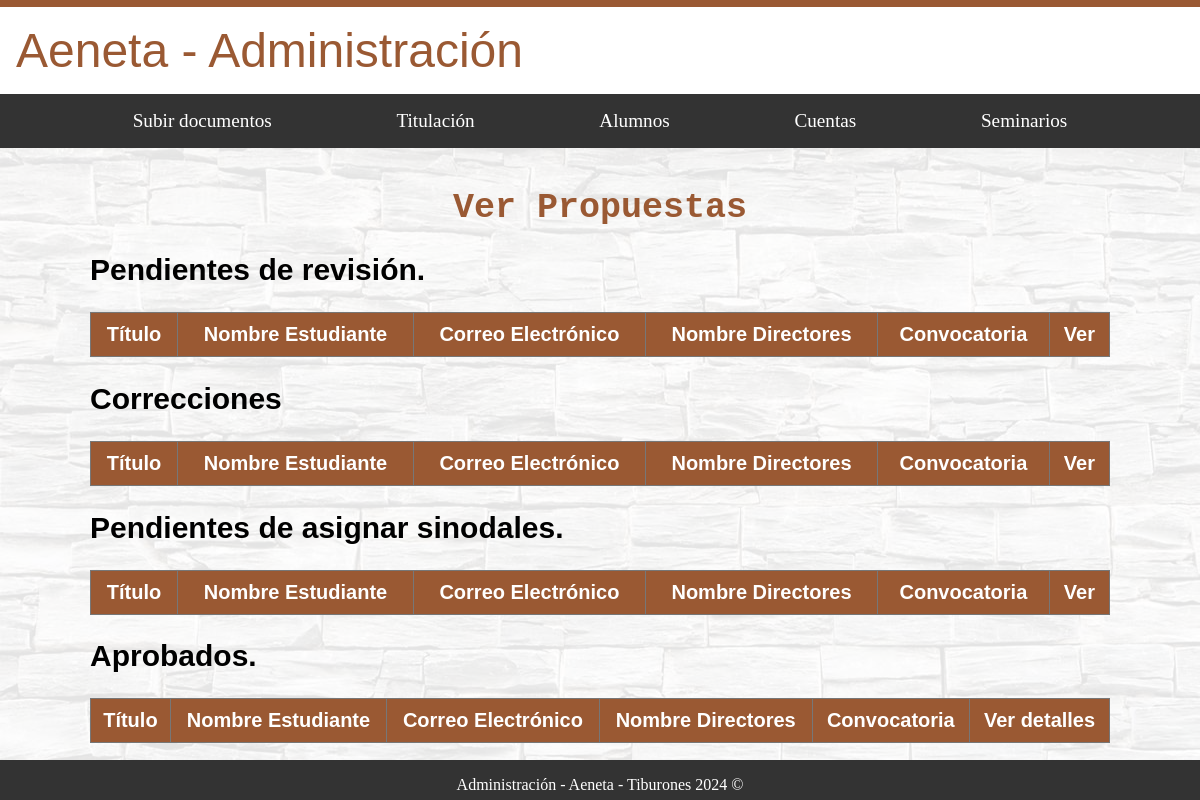
Before: /administracion/alumnos/revisar_propuestas_titulacion/ with the older database file.
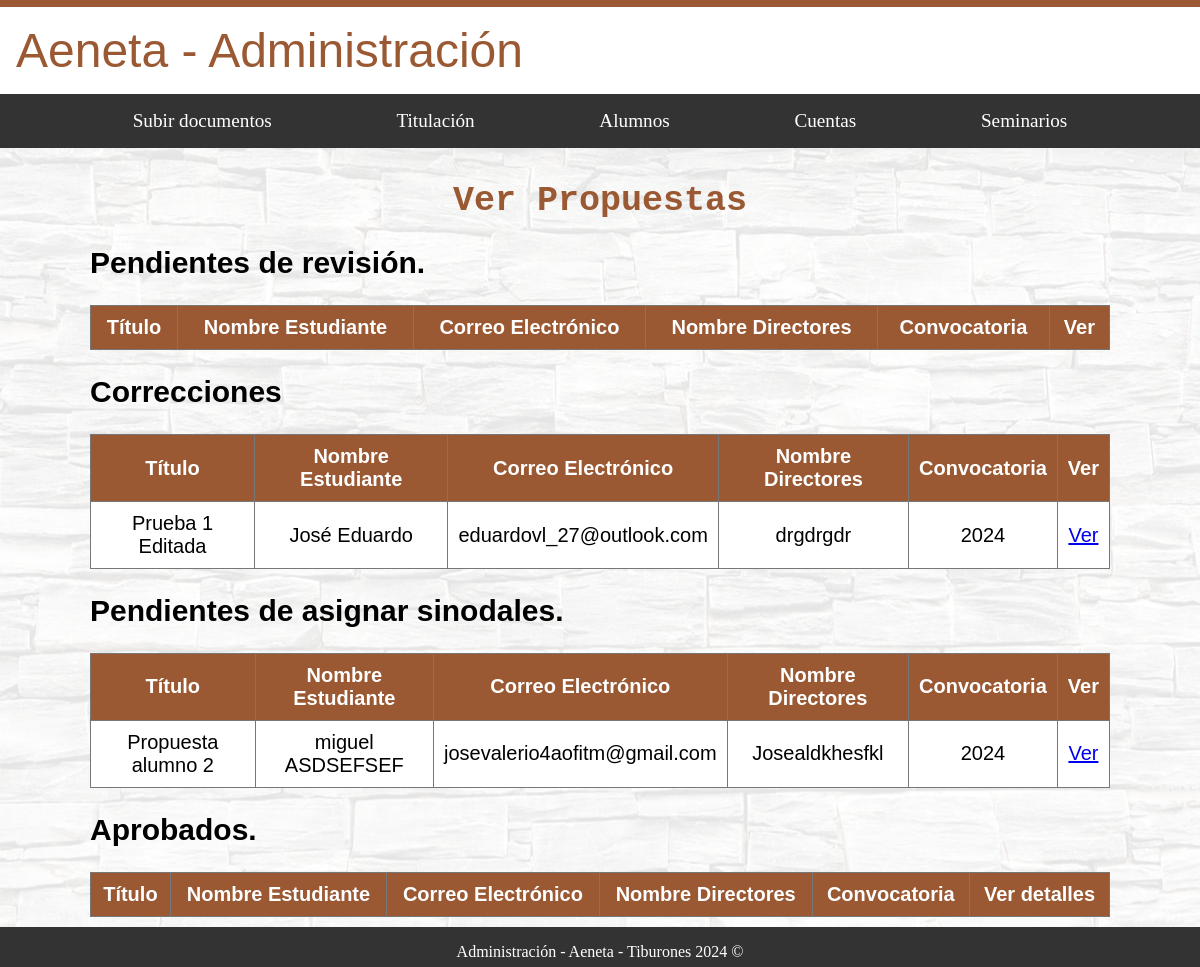
After: the same page with the newer database file.
### alumnos/models.py (models this page shows, shortened)
class DocumentoPropuestaAlumno(models.Model):
    titulo = models.CharField(max_length=255)
    nombre_estudiante = models.CharField(max_length=100)  # Se llenará automáticamente
    correo_electronico = models.EmailField()  # Se llenará automáticamente
    nombre_directores = models.CharField(max_length=255)
    resumen = models.TextField()
    objetivos = models.TextField()
    metodologia = models.TextField()
    palabras_clave = models.CharField(max_length=255)
    referencias = models.TextField()
    convocatoria = models.CharField(max_length=4, default="2024")
    enviado = models.BooleanField(default=False)
    aceptado = models.BooleanField(default=False)
    sinodales = models.BooleanField(default=False)
    alumno = models.ForeignKey(settings.AUTH_USER_MODEL, on_delete=models.CASCADE)

### administracion/views.py (the view)
# urls.py: path('alumnos/revisar_propuestas_titulacion/', AdministracionDocumentosPrupuestaAlumnos.as_view(), name='revisar_propuestas_titulacion'),
class AdministracionDocumentosPrupuestaAlumnos(TemplateView):
    template_name = 'administracion/alumnos/revisar_propuestas_titulacion.html'
    def get(self, request, *args, **kwargs):
        propuestas_pendientes_revision = DocumentoPropuestaAlumno.objects.filter(revisarpropuesta__revisado=False, enviado=True)
        propuestas_correcciones = DocumentoPropuestaAlumno.objects.filter(revisarpropuesta__revisado=True, revisarpropuesta__aceptado=False)
        propuestas_pendientes_sinodales = DocumentoPropuestaAlumno.objects.filter(revisarpropuesta__aceptado=True, sinodales=False)
        propuestas_aprobadas = DocumentoPropuestaAlumno.objects.filter(revisarpropuesta__aceptado=True, sinodales=True)
        context = {
            'propuestas_pendientes_revision': propuestas_pendientes_revision,
            'propuestas_correcciones': propuestas_correcciones,
            'propuestas_pendientes_sinodales': propuestas_pendientes_sinodales,
            'propuestas_aprobadas': propuestas_aprobadas
        }
        return self.render_to_response(context)

### administracion/templates/administracion/alumnos/revisar_propuestas_titulacion.html (shortened to what this page needs)
{% extends "base_generic_Administracion.html" %}
{% block content %}
<div id="fondo">
  <div class="contenedor_principal letra_texto">
    <h1 class="letra_titulos">Ver Propuestas</h1>
    <div>
      <h2>Pendientes de revisión.</h2>
      <table>
        <thead>
          <tr>
            <th>Título</th>
            <th>Nombre Estudiante</th>
            <th>Correo Electrónico</th>
            <th>Nombre Directores</th>
            <th>Convocatoria</th>
            <th>Ver</th>
          </tr>
        </thead>
      </table>
    </div>
    <div>
      <h2>Correcciones</h2>
      <table>
        <thead>
          <tr>
            <th>Título</th>
            <th>Nombre Estudiante</th>
            <th>Correo Electrónico</th>
            <th>Nombre Directores</th>
            <th>Convocatoria</th>
            <th>Ver</th>
          </tr>
        </thead>
        <tbody>
          {% for propuesta in propuestas_correcciones %}
            <tr>
              <td>{{ propuesta.titulo }}</td>
              <td>{{ propuesta.nombre_estudiante }}</td>
              <td>{{ propuesta.correo_electronico }}</td>
              <td>{{ propuesta.nombre_directores }}</td>
              <td>{{ propuesta.convocatoria }}</td>
              <td><a href="{% url 'administracion:individual_revisar_p' pk=propuesta.pk %}">Ver</a></td>
            </tr>
          {% endfor %}
        </tbody>
      </table>
    </div>
    <div>
      <h2>Pendientes de asignar sinodales.</h2>
      <table>
        <thead>
          <tr>
            <th>Título</th>
            <th>Nombre Estudiante</th>
            <th>Correo Electrónico</th>
            <th>Nombre Directores</th>
            <th>Convocatoria</th>
            <th>Ver</th>
          </tr>
        </thead>
        <tbody>
          {% for propuesta in propuestas_pendientes_sinodales %}
            <tr>
              <td>{{ propuesta.titulo }}</td>
              <td>{{ propuesta.nombre_estudiante }}</td>
              <td>{{ propuesta.correo_electronico }}</td>
              <td>{{ propuesta.nombre_directores }}</td>
              <td>{{ propuesta.convocatoria }}</td>
              <td><a href="{% url 'administracion:asignar_sinodales' pk=propuesta.pk %}">Ver</a></td>
            </tr>
          {% endfor %}
        </tbody>
      </table>
    </div>
    <div>
      <h2>Aprobados.</h2>
      <table>
        <thead>
          <tr>
            <th>Título</th>
            <th>Nombre Estudiante</th>
            <th>Correo Electrónico</th>
            <th>Nombre Directores</th>
            <th>Convocatoria</th>
            <th>Ver detalles</th>
          </tr>
        </thead>
      </table>
    </div>
  </div>
</div>
{% endblock %}

### administracion/templates/base_generic_Administracion.html (shortened to what this page needs)
<!DOCTYPE html>
{%load static %}
<html lang="es">
<head>
    <link rel="stylesheet" type="text/css" href="{% static 'styles/home_administracion.css' %}">
    <link rel="stylesheet" type="text/css" href="{% static 'styles/subirDoc.css' %}">
    <link rel="stylesheet" type="text/css" href="{% static 'styles/base.css' %}">
    <link rel="stylesheet" type="text/css" href="{% static 'styles/informacion.css' %}">
    <link rel="stylesheet" type="text/css" href="{% static 'styles/nav_bar.css' %}">
    <link rel="stylesheet" type="text/css" href="{% static 'styles/alumno.css' %}">
    <link rel="stylesheet" type="text/css" href="{% static 'styles/crear_cuentas.css' %}">
    <link rel="stylesheet" type="text/css" href="{% static 'styles/administrar_cuentas.css' %}">
    <link rel="stylesheet" type="text/css" href="{% static 'styles/paginacion.css' %}">
    <link rel="stylesheet" type="text/css" href="{% static 'styles/calendario_titulacion.css' %}">
    <link rel="stylesheet" href="https://cdnjs.cloudflare.com/ajax/libs/font-awesome/6.0.0-beta3/css/all.min.css">
</head>
<body>
    <div id="nombre_sistema" class="header-flex-container">
        <a href="{% url 'administracion:home' %}">
            <span>Aeneta - Administración</span>
        </a>
    </div>
    <nav class="nav_bar" aria-label="Navegación principal">
        <a class="nav-link" href="{% url 'administracion:subir_documento' %}">Subir documentos</a>
        <div class="dropdown">
            <a class="nav-link">Titulación</a>
        </div>
        <div class="dropdown">
            <a class="nav-link" href="{% url 'administracion:alumnos' %}">Alumnos</a>
        </div>
        <div class="dropdown">
            <a class="nav-link">Cuentas</a>
        </div>
        <a class="nav-link" href="{% url 'administracion:seminarios' %}">Seminarios</a>
    </nav>
    {% block content %}{% endblock %}
    <footer>
        <p>Administración - Aeneta - Tiburones 2024 ©</p>
    </footer>
</body>
</html>

### administracion/static/styles/home_administracion.css (style rules this page uses)
html { margin: 0; padding: 0; overflow-x: hidden; box-sizing: border-box; }
.header-flex-container, #fondo, footer { width: 100%; max-width: 100%; box-sizing: border-box; }
body { margin: 0; padding: 0; min-height: 100vh; display: flex; flex-direction: column; }
.header-flex-container, #fondo, footer { width: 100%; }
#fondo { position: relative; flex: 1; display: flex; flex-direction: column; justify-content: center; }
#fondo::before { content: ''; background-image: url('/static/image_admin/fondos_admin/Fondo.jpg'); opacity: 0.1; top: 0; left: 0; bottom: 0; right: 0; position: absolute; z-index: -1; }
.contenedor_principal { position: relative; margin: auto; width: 85%; z-index: 2; padding: 10px; }
.letra_titulos { font-family: monospace; color: #9A5933; font-size: 35px; text-align: center; }
.letra_texto { font-family: sans-serif; color: black; font-size: 20px; text-align: justify; }
.header-flex-container { display: flex; justify-content: space-between; align-items: center; padding: 1rem; background-color: #fff; border-top: 7px solid #9A5933; font-family: 'Malgun Gothic Semilight', sans-serif; }
.header-flex-container span { font-size: 3rem; color: #9A5933; font-weight: 300; }
.header-flex-container a, .header-flex-container a:visited { text-decoration: none; color: inherit; }
footer { background: #333; color: white; text-align: center; height: 40px; width: 100%; }

### administracion/static/styles/subirDoc.css (style rules this page uses)
.contenedor_principal { position: relative; margin: auto; width: 85%; z-index: 2; padding: 10px; }
.letra_titulos { font-family: monospace; color: #9A5933; font-size: 35px; text-align: center; }
.letra_texto { font-family: sans-serif; color: black; font-size: 20px; text-align: justify; }

### administracion/static/styles/base.css (style rules this page uses)
.header-flex-container { display: flex; justify-content: space-between; align-items: center; }

### administracion/static/styles/nav_bar.css (style rules this page uses)
.nav_bar { display: flex; justify-content: space-evenly; align-items: center; position: sticky; top: 0; background: #333333; padding: .5rem .5rem; z-index: 1029; }
.nav-link, .dropbtn { color: white; text-decoration: none; padding: 0.5rem 0; font-size: 1.2rem; transition: opacity 0.3s; }
.dropdown { position: relative; display: inline-block; z-index: 1030; }

### administracion/static/styles/alumno.css (style rules this page uses)
table { width: 100%; border-collapse: collapse; background-color: white; }
table th, table td { border: 1px solid #777777; padding: 10px; text-align: center; }
thead th { background-color: #9A5933; color: #fff; }

Changed rows visible on the page:
added DocumentoPropuestaAlumno: titulo "Prueba 1 Editada", nombre_estudiante "José Eduardo", correo_electronico "eduardovl_27@outlook.com", nombre_directores "drgdrgdr", convocatoria "2024", shown under "Correcciones"
added DocumentoPropuestaAlumno: titulo "Propuesta alumno 2", nombre_estudiante "miguel ASDSEFSEF", correo_electronico "josevalerio4aofitm@gmail.com", nombre_directores "Josealdkhesfkl", convocatoria "2024", shown under "Pendientes de asignar sinodales."
